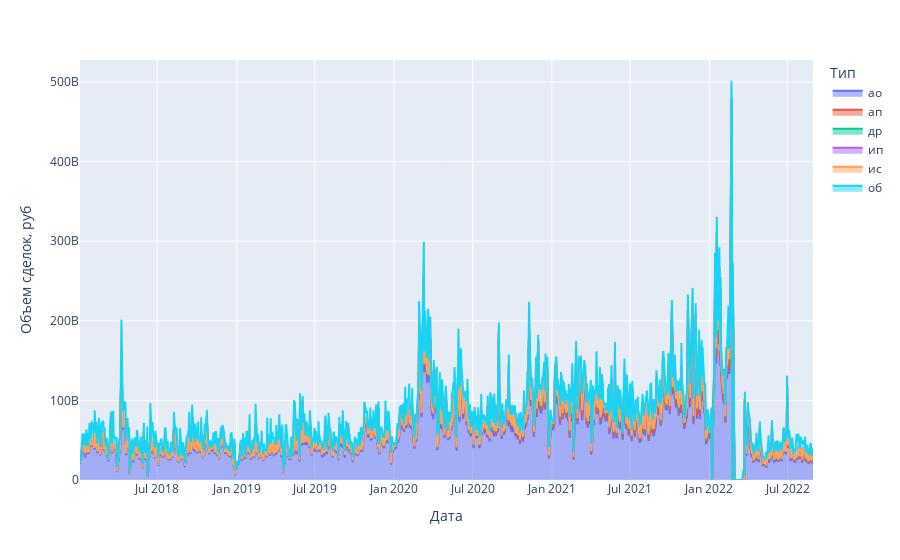

Notebook source saved alongside this figure:
### Code cell
df = px.data.gapminder()
fig = px.area(trades_type_short, x="Дата", y="Объем сделок, руб", color="Тип", line_group="Тип")
fig.show()

### Figure 1 — Plotly figure (JSON) as saved in the notebook; plotly's stock layout.template omitted (floating-point values rounded to 4 significant figures; data arrays with more than 128 entries replaced by an {"elided": "..."} marker saying what was removed)
{"data": [{"fillpattern": {"shape": ""}, "hovertemplate": "Тип=ао<br>Дата=%{x}<br>Объем сделок, руб=%{y}<extra></extra>", "legendgroup": "ао", "line": {"color": "#636efa"}, "marker": {"symbol": "circle"}, "mode": "lines", "name": "ао", "orientation": "v", "showlegend": true, "stackgroup": "1", "type": "scatter", "x": {"elided": "1175 str values"}, "xaxis": "x", "y": {"elided": "1175 float values"}, "yaxis": "y"}, {"fillpattern": {"shape": ""}, "hovertemplate": "Тип=ап<br>Дата=%{x}<br>Объем сделок, руб=%{y}<extra></extra>", "legendgroup": "ап", "line": {"color": "#EF553B"}, "marker": {"symbol": "circle"}, "mode": "lines", "name": "ап", "orientation": "v", "showlegend": true, "stackgroup": "1", "type": "scatter", "x": {"elided": "1175 str values"}, "xaxis": "x", "y": {"elided": "1175 float values"}, "yaxis": "y"}, {"fillpattern": {"shape": ""}, "hovertemplate": "Тип=др<br>Дата=%{x}<br>Объем сделок, руб=%{y}<extra></extra>", "legendgroup": "др", "line": {"color": "#00cc96"}, "marker": {"symbol": "circle"}, "mode": "lines", "name": "др", "orientation": "v", "showlegend": true, "stackgroup": "1", "type": "scatter", "x": {"elided": "1010 str values"}, "xaxis": "x", "y": {"elided": "1010 float values"}, "yaxis": "y"}, {"fillpattern": {"shape": ""}, "hovertemplate": "Тип=ип<br>Дата=%{x}<br>Объем сделок, руб=%{y}<extra></extra>", "legendgroup": "ип", "line": {"color": "#ab63fa"}, "marker": {"symbol": "circle"}, "mode": "lines", "name": "ип", "orientation": "v", "showlegend": true, "stackgroup": "1", "type": "scatter", "x": {"elided": "1175 str values"}, "xaxis": "x", "y": {"elided": "1175 float values"}, "yaxis": "y"}, {"fillpattern": {"shape": ""}, "hovertemplate": "Тип=ис<br>Дата=%{x}<br>Объем сделок, руб=%{y}<extra></extra>", "legendgroup": "ис", "line": {"color": "#FFA15A"}, "marker": {"symbol": "circle"}, "mode": "lines", "name": "ис", "orientation": "v", "showlegend": true, "stackgroup": "1", "type": "scatter", "x": {"elided": "1172 str values"}, "xaxis": "x", "y": {"elided": "1172 int values"}, "yaxis": "y"}, {"fillpattern": {"shape": ""}, "hovertemplate": "Тип=об<br>Дата=%{x}<br>Объем сделок, руб=%{y}<extra></extra>", "legendgroup": "об", "line": {"color": "#19d3f3"}, "marker": {"symbol": "circle"}, "mode": "lines", "name": "об", "orientation": "v", "showlegend": true, "stackgroup": "1", "type": "scatter", "x": {"elided": "1174 str values"}, "xaxis": "x", "y": {"elided": "1174 float values"}, "yaxis": "y"}], "layout": {"legend": {"title": {"text": "Тип"}, "tracegroupgap": 0}, "margin": {"t": 60}, "xaxis": {"anchor": "y", "domain": [0, 1], "title": {"text": "Дата"}}, "yaxis": {"anchor": "x", "domain": [0, 1], "title": {"text": "Объем сделок, руб"}}}}
